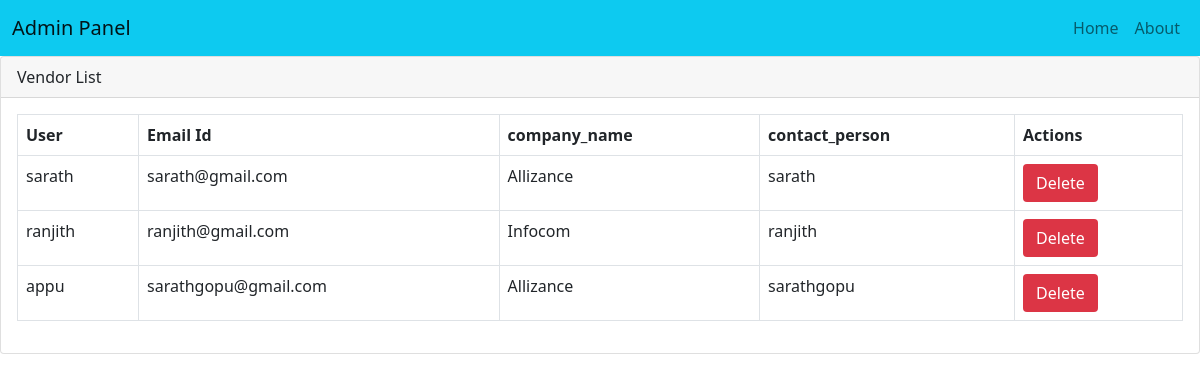
/eventapp/vendor_for_admin/, run on the app's committed database.
### eventapp/models.py (models this page shows, shortened)
class Vendor_model(models.Model):
    username = models.CharField(max_length=150, unique=True)
    password = models.CharField(max_length=128)  # Consider using Django's hashing mechanism
    company_name = models.CharField(max_length=100)
    contact_person = models.CharField(max_length=100)
    email = models.EmailField(unique=True)

### eventapp/views.py (the view)
# urls.py: path('vendor_for_admin/',vendor_for_admin_view,name='vendor_for_admin'),
def vendor_for_admin_view(request):
    vendors = Vendor_model.objects.all()
    context = {
        'vendors': vendors
    }
    return render(request,'vendor_for_admin.html',context)

### eventapp/templates/vendor_for_admin.html (shortened to what this page needs)
<!DOCTYPE html>
<html lang="en">
<head>
    <link href="https://cdn.jsdelivr.net/npm/bootstrap@5.0.2/dist/css/bootstrap.min.css" rel="stylesheet">
</head>
<body>
<nav class="navbar navbar-expand-lg navbar-light bg-info">
            <div class="container-fluid">
                <a class="navbar-brand" href="#">Admin Panel</a>
                <div class="collapse navbar-collapse" id="navbarNav">
                    <ul class="navbar-nav ms-auto">
                        <li class="nav-item">
                            <a class="nav-link" href="http://127.0.0.1:8000/eventapp/admin_dashboard/">Home</a>
                        </li>
                        <li class="nav-item">
                            <a class="nav-link" href="http://127.0.0.1:8000/eventapp/admin_about_page/">About</a>
                        </li>
                    </ul>
                </div>
            </div>
        </nav>
             <div class="card">
                <div class="card-header">
                    Vendor List
                </div>
                  <div class="card-body">
                    <table class="table table-bordered">
                        <thead>
                            <tr>
                                <th>User</th>
                                <th>Email Id</th>
                                <th>company_name</th>
                                <th>contact_person</th>
                                <th>Actions</th>
                            </tr>
                        </thead>
                        {% for vendor in vendors %}
                        <tbody>
                            <tr>
                                <td>{{ vendor.username }}</td>
                                <td>{{ vendor.email }}</td>
                                <td>{{ vendor.company_name }}</td>
                                <td>{{ vendor.contact_person }}</td>
                                <td>
                                   <a href="http://127.0.0.1:8000/eventapp/vendor_delete_profile_admin/{{vendor.id}}" class="btn btn-delete">Delete</a>
                                </td>
                            </tr>
                            </tbody>
                         {% endfor %}
                    </table>
             </div>
        </div>
</body>
</html>

### eventapp/templates/vendor_for_admin.html (style rules this page uses)
.btn-delete { background-color: #dc3545; color: white; }

### data on the page
Vendor_model: username "sarath", email "sarath@gmail.com", company_name "Allizance", contact_person "sarath"
Vendor_model: username "ranjith", email "ranjith@gmail.com", company_name "Infocom", contact_person "ranjith"
Vendor_model: username "appu", email "sarathgopu@gmail.com", company_name "Allizance", contact_person "sarathgopu"
